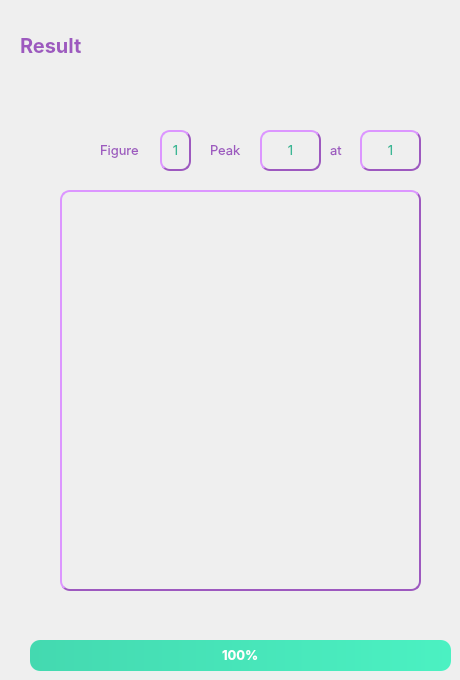
         <widget class="QWidget" name="result_field" native="true">
          <widget class="QLabel" name="label_result_2">
           <property name="geometry">
            <rect>
             <x>20</x>
             <y>20</y>
             <width>81</width>
             <height>50</height>
            </rect>
           </property>
           <property name="font">
            <font>
             <family>Inter</family>
             <pointsize>15</pointsize>
             <weight>75</weight>
             <bold>true</bold>
            </font>
           </property>
           <property name="styleSheet">
            <string notr="true">color:#9D59BF;</string>
           </property>
           <property name="text">
            <string>Result</string>
           </property>
           <property name="alignment">
            <set>Qt::AlignLeading|Qt::AlignLeft|Qt::AlignVCenter</set>
           </property>
          </widget>
          <widget class="QProgressBar" name="progressBar_4">
           <property name="geometry">
            <rect>
             <x>30</x>
             <y>640</y>
             <width>421</width>
             <height>31</height>
            </rect>
           </property>
           <property name="font">
            <font>
             <family>Inter</family>
             <pointsize>10</pointsize>
             <weight>75</weight>
             <bold>true</bold>
            </font>
           </property>
           <property name="styleSheet">
            <string notr="true">QProgressBar{
background-color: #FFFFFF;
color:#FFFFFF;
text-align:center;
border-radius: 10px;
boder-stylee:solid;
}
QProgressBar::chunk{

border-radius: 10px;
	background-color:qlineargradient(spread:pad, x1:0, y1:0, x2:1, y2:0, stop:0 rgba(68, 217, 176, 255), stop:1 rgba(75, 241, 194, 255))
}
</string>
           </property>
           <property name="value">
            <number>100</number>
           </property>
          </widget>
          <widget class="QWidget" name="graphResult_3" native="true">
           <property name="geometry">
            <rect>
             <x>60</x>
             <y>190</y>
             <width>361</width>
             <height>401</height>
            </rect>
           </property>
           <property name="styleSheet">
            <string notr="true">#graphResult_3{
border-style: outset;
 border-width: 2px;
border-radius: 10px;
 border-color: #9D59BF;
}

</string>
           </property>
          </widget>
          <widget class="QLabel" name="label_figure_2">
           <property name="geometry">
            <rect>
             <x>100</x>
             <y>130</y>
             <width>51</width>
             <height>41</height>
            </rect>
           </property>
           <property name="font">
            <font>
             <family>Inter</family>
             <pointsize>10</pointsize>
             <weight>50</weight>
             <bold>false</bold>
            </font>
           </property>
           <property name="styleSheet">
            <string notr="true">color:#9D59BF;</string>
           </property>
           <property name="text">
            <string>Figure</string>
           </property>
           <property name="alignment">
            <set>Qt::AlignLeading|Qt::AlignLeft|Qt::AlignVCenter</set>
           </property>
          </widget>
          <widget class="QLabel" name="figure_label_2">
           <property name="geometry">
            <rect>
             <x>160</x>
             <y>130</y>
             <width>31</width>
             <height>41</height>
            </rect>
           </property>
           <property name="font">
            <font>
             <family>Inter</family>
             <pointsize>10</pointsize>
             <weight>50</weight>
             <bold>false</bold>
            </font>
           </property>
           <property name="styleSheet">
            <string notr="true">color:#3AB795;
border-style: outset;
 border-width: 2px;
border-radius: 10px;
 border-color: #9D59BF;</string>
           </property>
           <property name="text">
            <string>1</string>
           </property>
           <property name="alignment">
            <set>Qt::AlignCenter</set>
           </property>
          </widget>
          <widget class="QLabel" name="label_peak_2">
           <property name="geometry">
            <rect>
             <x>210</x>
             <y>130</y>
             <width>41</width>
             <height>41</height>
            </rect>
           </property>
           <property name="font">
            <font>
             <family>Inter</family>
             <pointsize>10</pointsize>
             <weight>50</weight>
             <bold>false</bold>
            </font>
           </property>
           <property name="styleSheet">
            <string notr="true">color:#9D59BF;</string>
           </property>
           <property name="text">
            <string>Peak</string>
           </property>
           <property name="alignment">
            <set>Qt::AlignLeading|Qt::AlignLeft|Qt::AlignVCenter</set>
           </property>
          </widget>
          <widget class="QLabel" name="peak_label_2">
           <property name="geometry">
            <rect>
             <x>260</x>
             <y>130</y>
             <width>61</width>
             <height>41</height>
            </rect>
           </property>
           <property name="font">
            <font>
             <family>Inter</family>
             <pointsize>10</pointsize>
             <weight>50</weight>
             <bold>false</bold>
            </font>
           </property>
           <property name="styleSheet">
            <string notr="true">color:#3AB795;
border-style: outset;
 border-width: 2px;
border-radius: 10px;
 border-color: #9D59BF;</string>
           </property>
           <property name="text">
            <string>1</string>
           </property>
           <property name="alignment">
            <set>Qt::AlignCenter</set>
           </property>
          </widget>
          <widget class="QLabel" name="label_at_2">
           <property name="geometry">
            <rect>
             <x>330</x>
             <y>130</y>
             <width>41</width>
             <height>41</height>
            </rect>
           </property>
           <property name="font">
            <font>
             <family>Inter</family>
             <pointsize>10</pointsize>
             <weight>50</weight>
             <bold>false</bold>
            </font>
           </property>
           <property name="styleSheet">
            <string notr="true">color:#9D59BF;</string>
           </property>
           <property name="text">
            <string>at</string>
           </property>
           <property name="alignment">
            <set>Qt::AlignLeading|Qt::AlignLeft|Qt::AlignVCenter</set>
           </property>
          </widget>
          <widget class="QLabel" name="at_label_2">
           <property name="geometry">
            <rect>
             <x>360</x>
             <y>130</y>
             <width>61</width>
             <height>41</height>
            </rect>
           </property>
           <property name="font">
            <font>
             <family>Inter</family>
             <pointsize>10</pointsize>
             <weight>50</weight>
             <bold>false</bold>
            </font>
           </property>
           <property name="styleSheet">
            <string notr="true">color:#3AB795;
border-style: outset;
 border-width: 2px;
border-radius: 10px;
 border-color: #9D59BF;</string>
           </property>
           <property name="text">
            <string>1</string>
           </property>
           <property name="alignment">
            <set>Qt::AlignCenter</set>
           </property>
          </widget>
         </widget>
